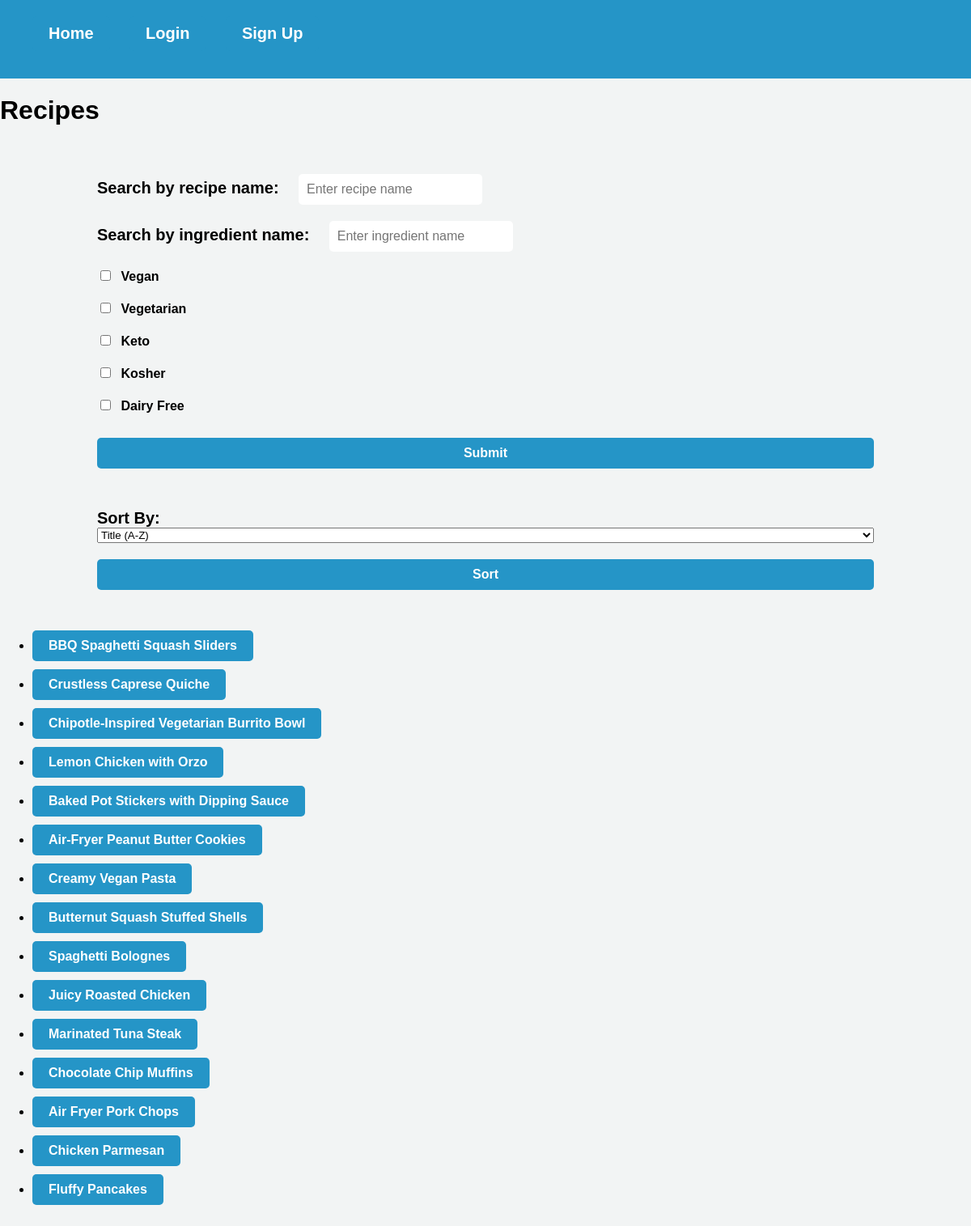
/filter, run on an earlier commit of the app's database.
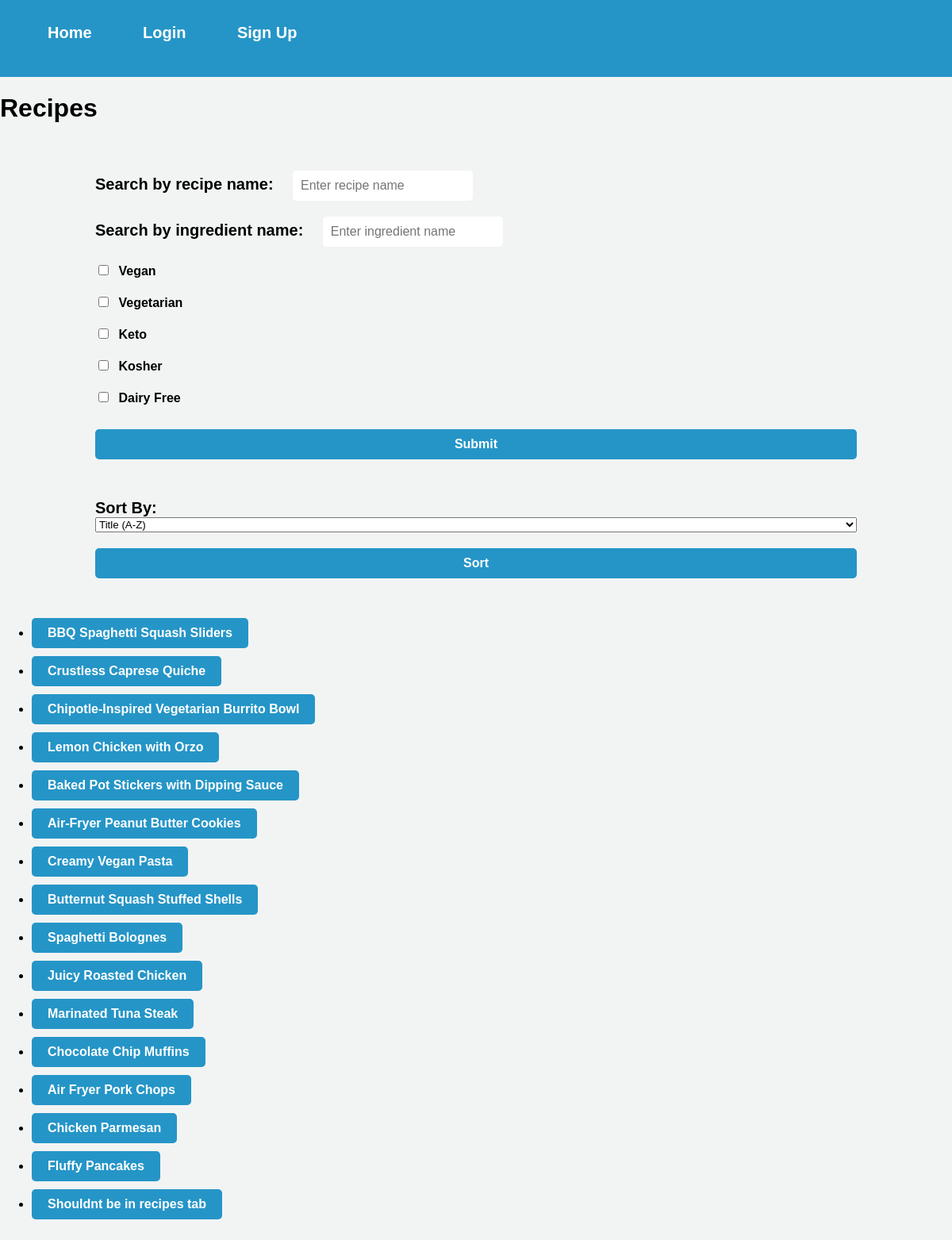
And on a later commit of the database.
### website/models.py (models this page shows)
class Recipe(db.Model):
    id = db.Column(db.Integer, primary_key=True)
    user_id = db.Column(db.Integer, db.ForeignKey('user.id'), nullable=False)
    title = db.Column(db.String(128), nullable=False)
    description = db.Column(db.String(512), nullable=False)
    servings = db.Column(db.Integer, nullable=False)
    prep_time = db.Column(db.Integer, nullable=False)
    cook_time = db.Column(db.Integer, nullable=False)
    ingredients = db.relationship('Ingredient', backref='recipe', lazy=True, cascade='all, delete')
    instructions = db.relationship('Instruction', backref='recipe', lazy=True, cascade='all, delete')
    tags = db.relationship('Tags', backref='recipe', lazy=True, cascade='all, delete-orphan')
    comments = db.relationship('Comments', backref='recipe', lazy=True, cascade='all, delete-orphan')
    likes = db.Column(db.Integer, default=0)

### website/views.py (the view)
@views.route('/filter', methods=['GET'])
def filter():
    tags = request.args.getlist('tags')
    search_query = request.args.get('search')
    ingredient_query = request.args.get('ingredient_search')
    if search_query and not ingredient_query:
        filtered_recipes = Recipe.query.filter(
            Recipe.title.ilike(f'%{search_query}%'))
    elif ingredient_query and not search_query:
        filtered_recipes = Recipe.query.join(Recipe.ingredients).filter(
            Ingredient.text.ilike(f'%{ingredient_query}%'))
    elif search_query and ingredient_query:
        filtered_recipes = Recipe.query.filter(Recipe.title.ilike(f'%{search_query}%')).join(
            Recipe.ingredients).filter(Ingredient.text.ilike(f'%{ingredient_query}%'))
    else:
        filtered_recipes = Recipe.query
    if tags:
        filtered_recipes = filtered_recipes.join(
            Recipe.tags).filter(Tags.text.in_(tags))
    filtered_recipes = filtered_recipes.all()
    user = current_user
    return render_template('recipes.html', recipes=filtered_recipes, user=user)

### website/templates/recipes.html (shortened to what this page needs)
{% extends "base.html" %}
{% block content %}
<link rel="stylesheet" type="text/css" href="{{ url_for('static', filename='recipes.css') }}">
<h1>Recipes</h1>
    <form action="{{ url_for('views.filter') }}" method="GET">
        <div>
            <label for="search">Search by recipe name:</label>
            <input type="text" id="search" name="search" placeholder="Enter recipe name" value="{{ search_query }}">
        </div>
        <div>
            <label for="ingredient_search">Search by ingredient name:</label>
            <input type="text" id="ingredient_search" name="ingredient_search" placeholder="Enter ingredient name" value="{{ ingredient_search_query }}">
        </div>
        <div>
            <input type="checkbox" id="vegan" name="tags" value="Vegan" {% if 'Vegan' in tags %}checked{% endif %}>
            <label for="vegan">Vegan</label>
        </div>
        <div>
            <input type="checkbox" id="vegetarian" name="tags" value="Vegetarian" {% if 'Vegetarian' in tags %}checked{% endif %}>
            <label for="vegetarian">Vegetarian</label>
        </div>
        <div>
            <input type="checkbox" id="keto" name="tags" value="Keto" {% if 'Keto' in tags %}checked{% endif %}>
            <label for="keto">Keto</label>
        </div>
        <div>
            <input type="checkbox" id="kosher" name="tags" value="Kosher" {% if 'Kosher' in tags %}checked{% endif %}>
            <label for="kosher">Kosher</label>
        </div>
        <div>
            <input type="checkbox" id="dairy_free" name="tags" value="Dairy Free" {% if 'Dairy Free' in tags %}checked{% endif %}>
            <label for="dairy_free">Dairy Free</label>
        </div>
        <button type="submit">Submit</button>
    </form>
    <form action="{{ url_for('views.sort_recipes') }}" method="GET">
        <label for="sort">Sort By:</label>
        <select name="sort_option" id="sort">
            <option value="title_asc">Title (A-Z)</option>
        </select>
        <button type="submit">Sort</button>
    </form>
    <ul>
        {% for recipe in recipes %}
            {% if search and search.lower() in recipe.tags %}
                <li><a href="{{ url_for('views.recipe', recipe_id=recipe.id) }}">{{ recipe.title }}</a></li>
            {% elif not search %}
                <li><a href="{{ url_for('views.recipe', recipe_id=recipe.id) }}">{{ recipe.title }}</a></li>
            {% endif %}
        {% endfor %}
    </ul>
{% endblock %}

What changed in the data, as far as the page shows it:
added Recipe: title "Shouldnt be in recipes tab"
